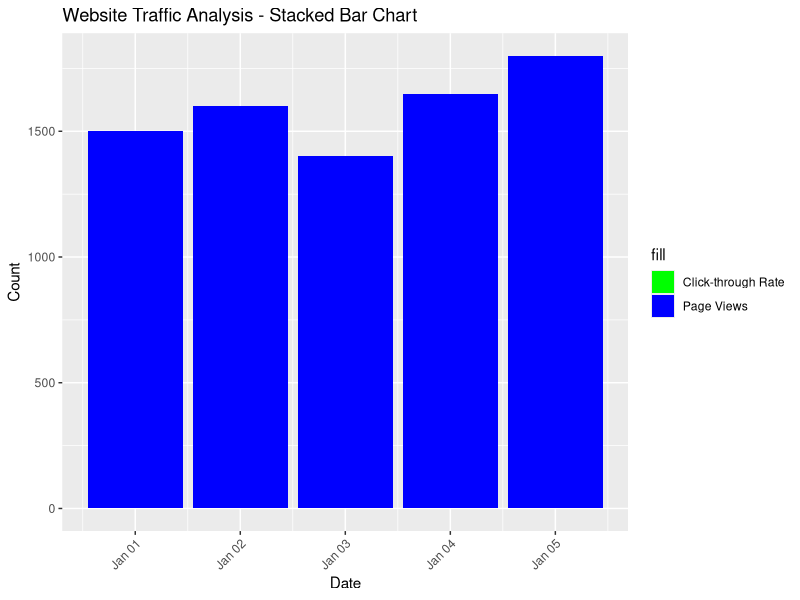
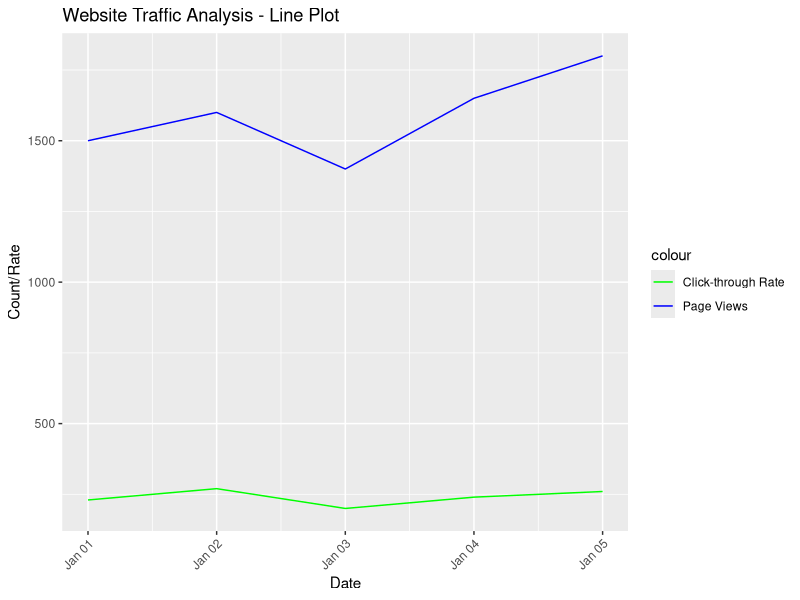
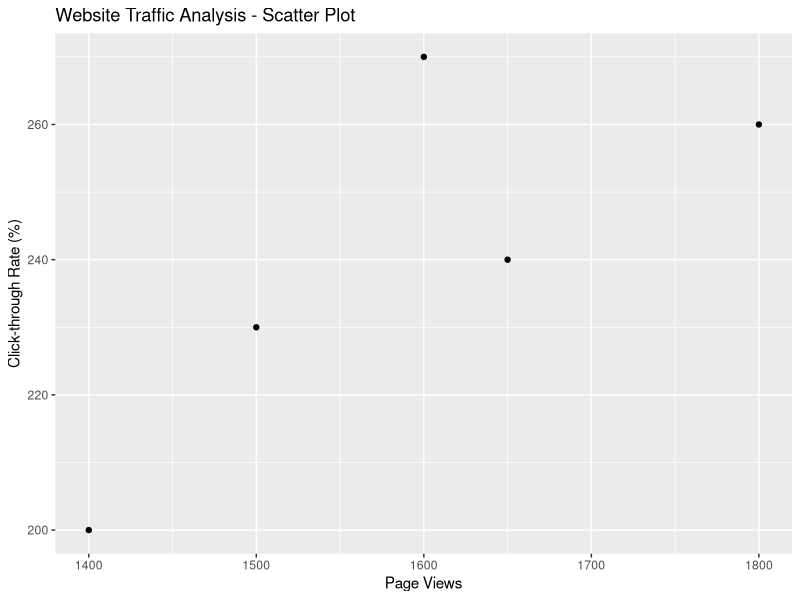
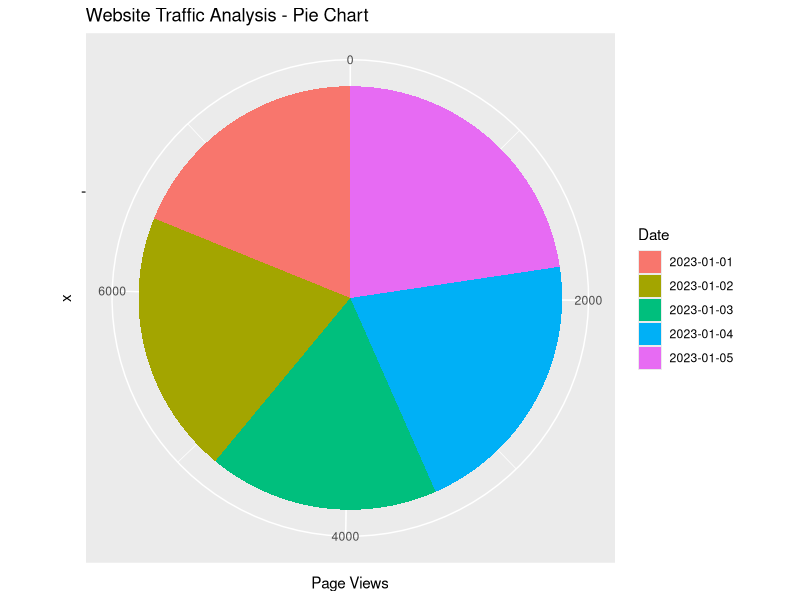
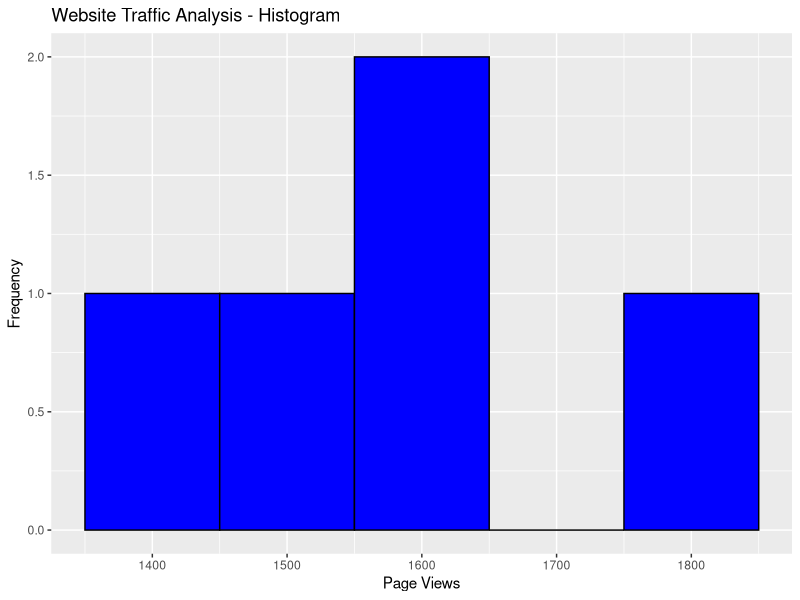

Source code (R) for these figures, in order:
# Load necessary libraries
library(ggplot2)
library(scales)

# Create the data table
data <- data.frame(
  Date = as.Date(c("2023-01-01", "2023-01-02", "2023-01-03", "2023-01-04", "2023-01-05")),
  Page_Views = c(1500, 1600, 1400, 1650, 1800),
  Click_Through_Rate = c(2.3, 2.7, 2.0, 2.4, 2.6)
)

# Print the data table
print(data)

# Create Stacked Bar Chart
stacked_bar <- ggplot(data, aes(x = Date)) +
  geom_bar(aes(y = Page_Views, fill = "Page Views"), stat = "identity") +
  geom_bar(aes(y = Click_Through_Rate, fill = "Click-through Rate"), stat = "identity") +
  scale_fill_manual(values = c("Page Views" = "blue", "Click-through Rate" = "green")) +
  labs(title = "Website Traffic Analysis - Stacked Bar Chart", x = "Date", y = "Count") +
  theme(axis.text.x = element_text(angle = 45, hjust = 1))

# Create Line Plot
line_plot <- ggplot(data, aes(x = Date)) +
  geom_line(aes(y = Page_Views, color = "Page Views")) +
  geom_line(aes(y = Click_Through_Rate * 100, color = "Click-through Rate")) +
  scale_color_manual(values = c("Page Views" = "blue", "Click-through Rate" = "green")) +
  labs(title = "Website Traffic Analysis - Line Plot", x = "Date", y = "Count/Rate") +
  theme(axis.text.x = element_text(angle = 45, hjust = 1))

# Create Scatter Plot
scatter_plot <- ggplot(data, aes(x = Page_Views, y = Click_Through_Rate * 100)) +
  geom_point() +
  labs(title = "Website Traffic Analysis - Scatter Plot", x = "Page Views", y = "Click-through Rate (%)")

# Create Pie Chart
pie_chart <- ggplot(data, aes(x = "", y = Page_Views, fill = factor(Date))) +
  geom_bar(width = 1, stat = "identity") +
  coord_polar("y", start = 0) +
  labs(title = "Website Traffic Analysis - Pie Chart", fill = "Date", y = "Page Views")

# Create Histogram
histogram <- ggplot(data, aes(x = Page_Views)) +
  geom_histogram(binwidth = 100, fill = "blue", color = "black") +
  labs(title = "Website Traffic Analysis - Histogram", x = "Page Views", y = "Frequency")

# Display the plots
print(stacked_bar)
print(line_plot)
print(scatter_plot)
print(pie_chart)
print(histogram)
